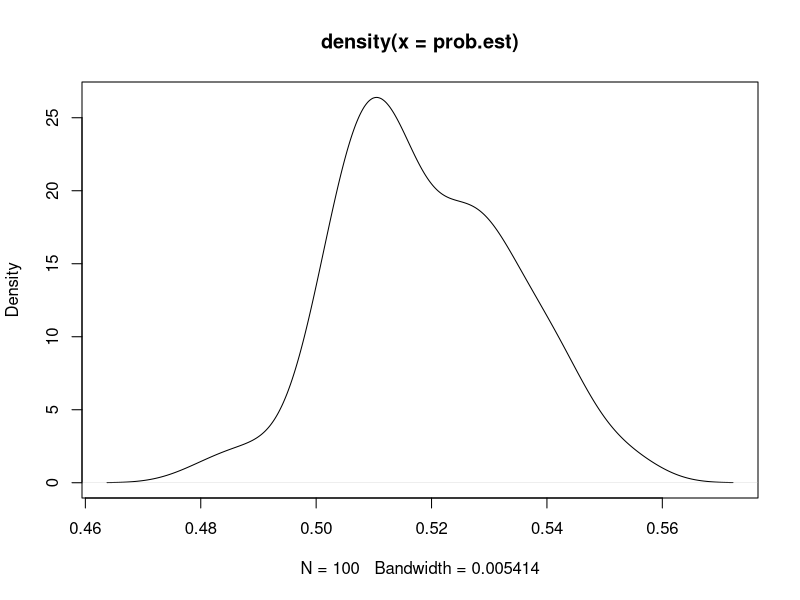
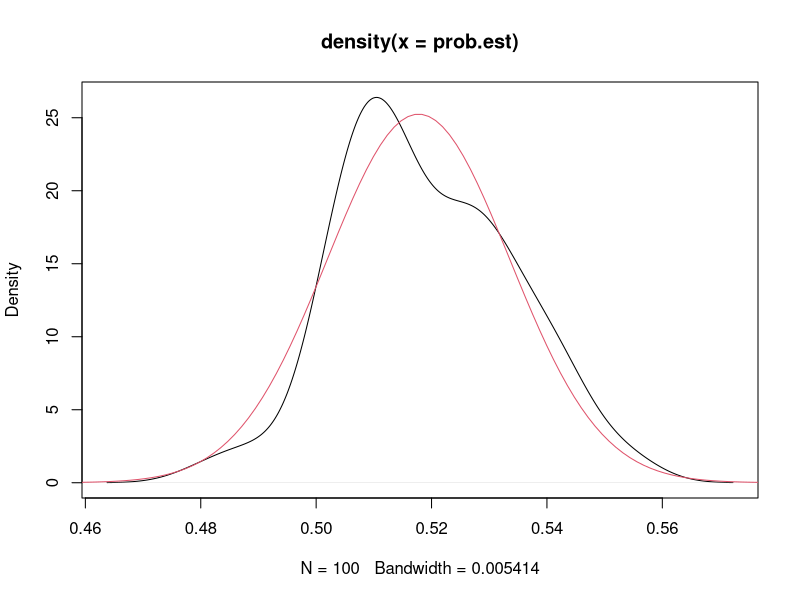

Generate these figures, in order, with R:
## ---- chunk 1
n.veces=4
partidas=1000 #partidas=tama~no muestral
dados=matrix(sample(1:6,n.veces*partidas,T),nc=n.veces)
ganadas=sum(apply(dados==6,1,sum)>=1)
prob.est=ganadas/partidas
prob.est
## ---- chunk 2
n.veces=4
partidas=1000 #partidas=tama~no muestral
n.muestras<-100
prob.est<-numeric()
for (i in 1:n.muestras){
  dados=matrix(sample(1:6,n.veces*partidas,T),nc=n.veces)
  ganadas=sum(apply(dados==6,1,sum)>=1)
  prob.est[i]=ganadas/partidas}
prob.est

plot(density(prob.est))
## ---- chunk 3
p=1-625/1296
desv=sqrt(p*(1-p)/partidas)
x=seq(-0.6,0.6,length=1000)
plot(density(prob.est))
lines(x,dnorm(x,mean=p,sd=desv),col=2)
## ---- chunk 4
p_hat <- mean(prob.est)
p_hat
## ---- chunk 5
p
## ---- chunk 6
c(p_hat- qnorm(0.975) * desv, p_hat + qnorm(0.975) * desv)

